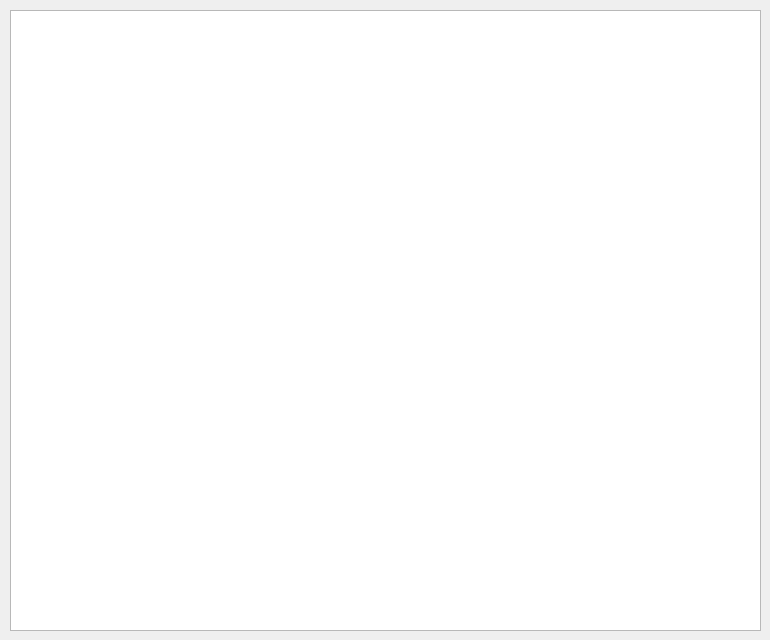
<?xml version="1.0" encoding="UTF-8"?>
<ui version="4.0">
 <class>Form</class>
 <widget class="QWidget" name="Form">
  <property name="geometry">
   <rect>
    <x>0</x>
    <y>0</y>
    <width>770</width>
    <height>640</height>
   </rect>
  </property>
  <property name="windowTitle">
   <string>Form</string>
  </property>
  <widget class="QTextBrowser" name="textBrowser">
   <property name="geometry">
    <rect>
     <x>10</x>
     <y>10</y>
     <width>751</width>
     <height>621</height>
    </rect>
   </property>
   <property name="font">
    <font>
     <pointsize>12</pointsize>
    </font>
   </property>
   <property name="cursor" stdset="0">
    <cursorShape>IBeamCursor</cursorShape>
   </property>
  </widget>
 </widget>
 <resources/>
 <connections/>
</ui>
